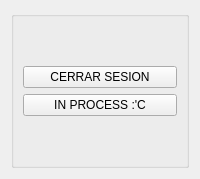
      <widget class="QWidget" name="pagSettings">
       <layout class="QGridLayout" name="gridLayout_13">
        <item row="0" column="0">
         <widget class="QGroupBox" name="groupBox_15">
          <property name="title">
           <string/>
          </property>
          <layout class="QGridLayout" name="gridLayout_19">
           <item row="3" column="0">
            <spacer name="verticalSpacer_5">
             <property name="orientation">
              <enum>Qt::Vertical</enum>
             </property>
             <property name="sizeHint" stdset="0">
              <size>
               <width>20</width>
               <height>40</height>
              </size>
             </property>
            </spacer>
           </item>
           <item row="0" column="0">
            <spacer name="verticalSpacer_3">
             <property name="orientation">
              <enum>Qt::Vertical</enum>
             </property>
             <property name="sizeHint" stdset="0">
              <size>
               <width>20</width>
               <height>40</height>
              </size>
             </property>
            </spacer>
           </item>
           <item row="1" column="0">
            <layout class="QHBoxLayout" name="horizontalLayout_17">
             <item>
              <widget class="QPushButton" name="pushButton_6">
               <property name="text">
                <string>CERRAR SESION</string>
               </property>
              </widget>
             </item>
            </layout>
           </item>
           <item row="2" column="0">
            <widget class="QPushButton" name="pushButton_7">
             <property name="text">
              <string>IN PROCESS :'C</string>
             </property>
            </widget>
           </item>
          </layout>
         </widget>
        </item>
       </layout>
      </widget>
